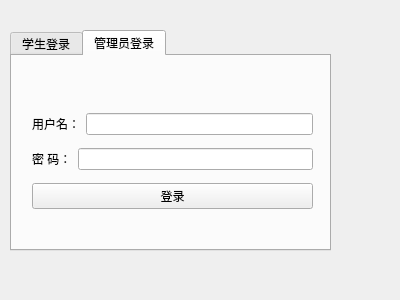
<?xml version="1.0" encoding="UTF-8"?>
<ui version="4.0">
 <class>Login</class>
 <widget class="QDialog" name="Login">
  <property name="geometry">
   <rect>
    <x>0</x>
    <y>0</y>
    <width>400</width>
    <height>300</height>
   </rect>
  </property>
  <property name="windowTitle">
   <string>Dialog</string>
  </property>
  <widget class="QTabWidget" name="tabWidget">
   <property name="geometry">
    <rect>
     <x>10</x>
     <y>30</y>
     <width>321</width>
     <height>221</height>
    </rect>
   </property>
   <property name="currentIndex">
    <number>1</number>
   </property>
   <widget class="QWidget" name="widget">
    <attribute name="title">
     <string>学生登录</string>
    </attribute>
    <layout class="QVBoxLayout" name="verticalLayout">
     <item>
      <layout class="QHBoxLayout" name="horizontalLayout">
       <item>
        <widget class="QLabel" name="label">
         <property name="text">
          <string>用户名：</string>
         </property>
        </widget>
       </item>
       <item>
        <widget class="QLineEdit" name="stuUserName"/>
       </item>
      </layout>
     </item>
     <item>
      <layout class="QHBoxLayout" name="horizontalLayout_2">
       <item>
        <widget class="QLabel" name="label_2">
         <property name="text">
          <string>密 码：</string>
         </property>
        </widget>
       </item>
       <item>
        <widget class="QLineEdit" name="stuPassWord">
         <property name="echoMode">
          <enum>QLineEdit::Password</enum>
         </property>
        </widget>
       </item>
      </layout>
     </item>
     <item>
      <widget class="QPushButton" name="stuLogin">
       <property name="text">
        <string>登   录</string>
       </property>
      </widget>
     </item>
    </layout>
   </widget>
   <widget class="QWidget" name="tab_2">
    <attribute name="title">
     <string>管理员登录</string>
    </attribute>
    <widget class="QWidget" name="layoutWidget">
     <property name="geometry">
      <rect>
       <x>20</x>
       <y>50</y>
       <width>281</width>
       <height>111</height>
      </rect>
     </property>
     <layout class="QVBoxLayout" name="verticalLayout_2">
      <item>
       <layout class="QHBoxLayout" name="horizontalLayout_5">
        <item>
         <widget class="QLabel" name="label_5">
          <property name="text">
           <string>用户名：</string>
          </property>
         </widget>
        </item>
        <item>
         <widget class="QLineEdit" name="managerName">
          <property name="enabled">
           <bool>true</bool>
          </property>
         </widget>
        </item>
       </layout>
      </item>
      <item>
       <layout class="QHBoxLayout" name="horizontalLayout_6">
        <item>
         <widget class="QLabel" name="label_6">
          <property name="text">
           <string>密 码：</string>
          </property>
         </widget>
        </item>
        <item>
         <widget class="QLineEdit" name="managerPassword">
          <property name="echoMode">
           <enum>QLineEdit::Password</enum>
          </property>
         </widget>
        </item>
       </layout>
      </item>
      <item>
       <widget class="QPushButton" name="managerLogin">
        <property name="text">
         <string>登录</string>
        </property>
       </widget>
      </item>
     </layout>
    </widget>
   </widget>
  </widget>
 </widget>
 <resources/>
 <connections/>
</ui>
